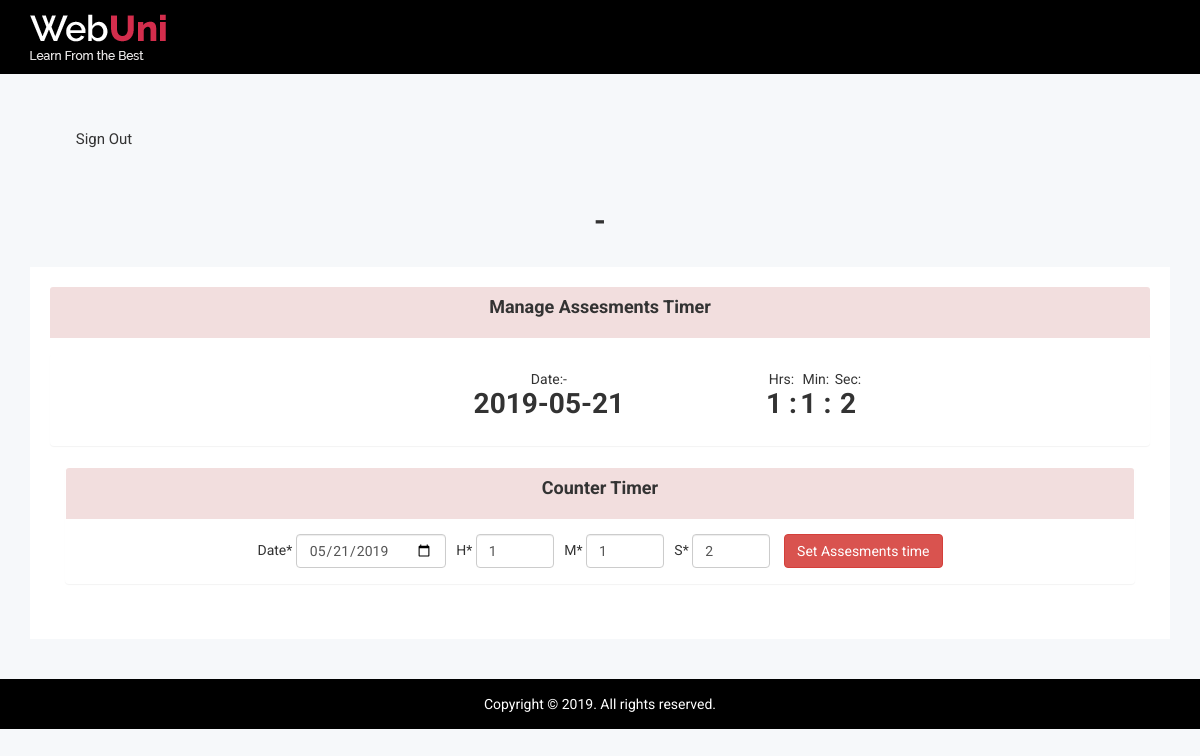
The app's page /Admin/Lecturer/assignments/time.php with its own data.
### tables this page shows
CREATE TABLE `timer` (
  `id` int(11) NOT NULL,
  `date` date NOT NULL,
  `h` int(50) NOT NULL,
  `m` int(50) NOT NULL,
  `s` int(50) NOT NULL,
  `name` varchar(255) NOT NULL,
  `course` varchar(255) NOT NULL
);

### Admin/Lecturer/assignments/time.php (the view, shortened to what this page needs)
<!doctype html>
<html class="no-js" lang="">
<?php
include("config.php");
?>
<head>
  <link rel="stylesheet" href="css/bootstrap.min.css">
  <link rel="stylesheet" href="css/font-awesome.min.css">
  <link rel="stylesheet" href="css/owl.carousel.css">
  <link rel="stylesheet" href="css/owl.theme.css">
  <link rel="stylesheet" href="css/owl.transitions.css">
  <link rel="stylesheet" href="css/meanmenu/meanmenu.min.css">
  <link rel="stylesheet" href="css/animate.css">
  <link rel="stylesheet" href="css/normalize.css">
  <link rel="stylesheet" href="css/wave/waves.min.css">
  <link rel="stylesheet" href="css/wave/button.css">
  <link rel="stylesheet" href="css/scrollbar/jquery.mCustomScrollbar.min.css">
  <link rel="stylesheet" href="css/notika-custom-icon.css">
  <link rel="stylesheet" href="css/jquery.dataTables.min.css">
  <link rel="stylesheet" href="css/main.css">
  <link rel="stylesheet" href="style.css">
  <link rel="stylesheet" href="css/responsive.css">
</head>
<body>
  <?php include 'include/header_top.php';
  ?>
  <div class="main-menu-area mg-tb-40">
    <div class="container">
      <div class="row">
        <div class="col-lg-12 col-md-12 col-sm-12 col-xs-12">
          <ul class="nav nav-tabs notika-menu-wrap menu-it-icon-pro">
            <li><a href="../../logout.php"><i class="notika-icon notika-right-arrow"></i> Sign Out</a>
            </li>
          </ul>
        </div>
      </div>
    </div>
  </div>
  <?php
  $result = mysqli_query($mysqli, "SELECT * FROM timer ORDER BY id DESC");
  ?>
  <?php
  while($res = mysqli_fetch_array($result)) {
    $date = $res['date'];
  }
  ?>
  <?php $rid = $_GET['id']; ?>
  <?php
  $result = mysqli_query($mysqli, "SELECT * FROM timer ORDER BY id DESC");
  $sql = "SELECT * FROM tbl_asses WHERE id = '$rid'";
  $asses = $mysqli->query($sql);
  $c = mysqli_fetch_assoc($asses);
  ?>
  <?php
  while($res = mysqli_fetch_array($result)) {
    $date = $res['date'];
    $h = $res['h'];
    $m = $res['m'];
    $s = $res['s'];
  }
  ?>
<h2 class="text-center"><?= $c['name']; ?> - <?= $c['course']; ?></h2>
<br>
<div class="data-table-area">
  <div class="container">
    <div class="row">
      <div class="col-lg-12 col-md-12 col-sm-12 col-xs-12">
        <div class="data-table-list">
          <div class="panel-heading bg-danger">
            <h4 class="text-center">Manage Assesments Timer</h4>
          </div>
          <div class="panel-body">
            <div class="row w3-res-tb">
              <div class="row">
                <div class="col-lg-12">
                  <section class="panel">
                    <div class="panel-body">
                      <div class="position-center text-center">
                        <form class="form-inline" role="form"name="form1" method="POST" action="time.php?id=<?= $rid; ?>">
                          <div class="form-group"style="width:40%;">
                            <td >Date:- <h1> <?php echo $date  ?></h1>  </td>
                          </div>
                          <div class="form-group">
                            <td>Hrs: <h1> <?php echo $h." : "  ?></h1>  </td>
                          </div>
                          <div class="form-group">
                            <td>Min: <h1> <?php echo $m ." : " ?></h1>  </td>
                          </div>
                          <div class="form-group">
                            <td>Sec: <h1> <?php echo $s  ?></h1>  </td>
                          </div>
                        </form>
                      </div>
                    </div>
                  </section>
                </div>
              </div>
              <div class="col-sm-5 m-b-xs">
              </div>
            </div>
            <div class="row">
              <div class="col-lg-12">
                <section class="panel">
                  <div class="panel-heading bg-danger">
                    <h4 class="text-center">Counter Timer</h4>
                  </div>
                  <div class="panel-body">
                    <div class="position-center  text-center">
                      <form class="form-inline" role="form"name="form1" method="POST" action="time.php?id=<?= $rid; ?>">
                        <div class="form-group">
                          Date* <input type="date" name="date"class="form-control"  value="<?php echo $date;?>"required >
                        </div>
                        <div class="form-group">
                          H* <input type="number" class="form-control" name="h" id="exampleInputPassword2" value="<?php echo $h;?>"placeholder="h"style="width:78px;" required>
                        </div>
                        <div class="form-group">
                          M* <input type="number" class="form-control"name="m"  id="exampleInputPassword2" value="<?php echo $m;?>"placeholder="m"style="width:78px;" required>
                        </div>
                        <div class="form-group">
                          S* <input type="number" class="form-control"name="s"  id="exampleInputPassword2" value="<?php echo $s;?>"placeholder="s"style="width:78px;" required>
                        </div>
                        <button type="submit" class="btn btn-danger"name="insert">Set Assesments time</button>
                      </form>
                    </div>
                  </div>
                </section>
              </div>
            </div>
          </div>
        </div>
      </div>
    </div>
  </div>
</div>
<?php include 'include/footer.php'; ?>
</body>
</html>

### Admin/Lecturer/assignments/css/main.css (style rules this page uses)
html { color: #222; font-size: 1em; line-height: 1.4; }

### records on screen
timer: date "2019-05-21", h "1", m "1", s "2", date "05/21/2019"
